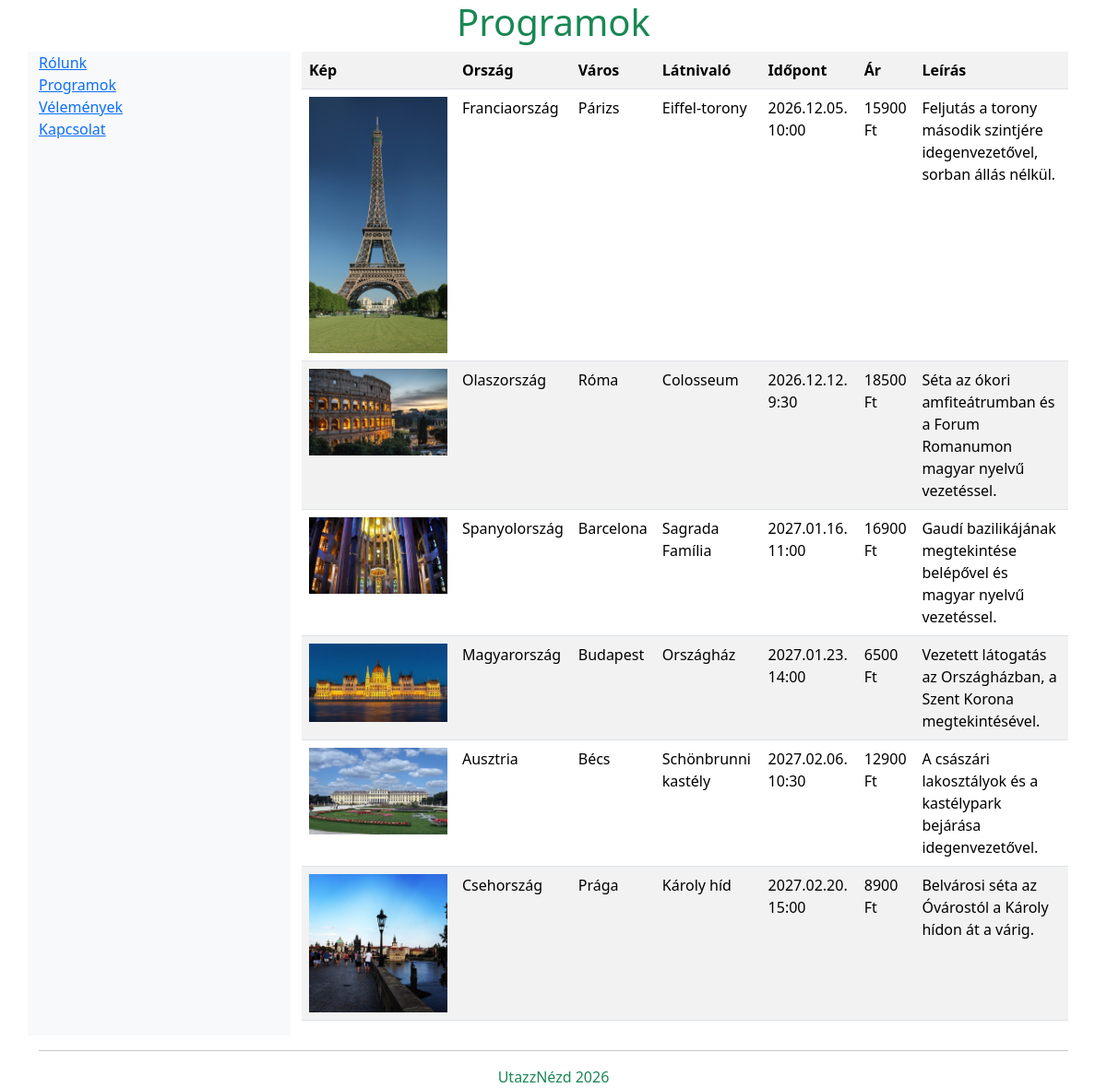
/programok/, run on the app's committed database.
### app/models.py (models this page shows, shortened)
class Program(models.Model):
    orszag = models.CharField(max_length=30)
    varos = models.CharField(max_length=30)
    latnivalo = models.CharField(max_length=50)
    kep = models.CharField(max_length=50)
    ar = models.CharField(max_length=20)
    idopont = models.CharField(max_length=30)
    leiras = models.TextField()

### app/views.py (the view)
# urls.py: path("programok/", views.programok, name="programok"),
def programok(request):
    programok = Program.objects.all()
    return render(request, 'programok.html', {'programok': programok})

### app/templates/programok.html (shortened to what this page needs)
{% extends 'base.html' %}
{% block tartalom %}
{% load static %}
<table class="table table-striped">
    <tr>
        <th>Kép</th>
        <th>Ország</th>
        <th>Város</th>
        <th>Látnivaló</th>
        <th>Időpont</th>
        <th>Ár</th>
        <th>Leírás</th>
    </tr>
    {% for program in programok %}
    <tr>
        <td><img src="{% static program.kep %}" alt="{{program.latnivalo}}" width="150"></td>
        <td>{{program.orszag}}</td>
        <td>{{program.varos}}</td>
        <td>{{program.latnivalo}}</td>
        <td>{{program.idopont}}</td>
        <td>{{program.ar}} Ft</td>
        <td>{{program.leiras}}</td>
    </tr>
    {% endfor %}
</table>
{% endblock %}

### app/templates/base.html (shortened to what this page needs)
<!DOCTYPE html>
<html lang="hu">
<head>
    {% load bootstrap5 %}
    {% bootstrap_css %}
</head>
<body>
<h1 class="text-success d-flex justify-content-center">
</h1>
<div class="container">
    <div class="row">
        <div class="col-md-3 bg-light">
            <div class="list-group">
                <a href="{% url 'index' %}">Rólunk</a>
                <a href="{% url 'programok' %}">Programok</a>
                <a href="{% url 'velemenyek' %}">Vélemények</a>
                <a href="{% url 'kapcsolat' %}">Kapcsolat</a>
            </div>
        </div>
        <div class="col-md-9">
            {% block tartalom %}
            {% endblock %}
        </div>
    </div>
    <hr>
    <div class="text-success d-flex justify-content-center">
        UtazzNézd 2026
    </div>
</div>
</body>
</html>

### data on the page
Program: kep (picture), orszag "Franciaország", varos "Párizs", latnivalo "Eiffel-torony", idopont "2026.12.05. 10:00", ar "15900", leiras "Feljutás a torony második szintjére idegenvezetővel, sorban állás nélkül."
Program: kep (picture), orszag "Olaszország", varos "Róma", latnivalo "Colosseum", idopont "2026.12.12. 9:30", ar "18500", leiras "Séta az ókori amfiteátrumban és a Forum Romanumon magyar nyelvű vezetéssel."
Program: kep (picture), orszag "Spanyolország", varos "Barcelona", latnivalo "Sagrada Família", idopont "2027.01.16. 11:00", ar "16900", leiras "Gaudí bazilikájának megtekintése belépővel és magyar nyelvű vezetéssel."
Program: kep (picture), orszag "Magyarország", varos "Budapest", latnivalo "Országház", idopont "2027.01.23. 14:00", ar "6500", leiras "Vezetett látogatás az Országházban, a Szent Korona megtekintésével."
Program: kep (picture), orszag "Ausztria", varos "Bécs", latnivalo "Schönbrunni kastély", idopont "2027.02.06. 10:30", ar "12900", leiras "A császári lakosztályok és a kastélypark bejárása idegenvezetővel."
Program: kep (picture), orszag "Csehország", varos "Prága", latnivalo "Károly híd", idopont "2027.02.20. 15:00", ar "8900", leiras "Belvárosi séta az Óvárostól a Károly hídon át a várig."
